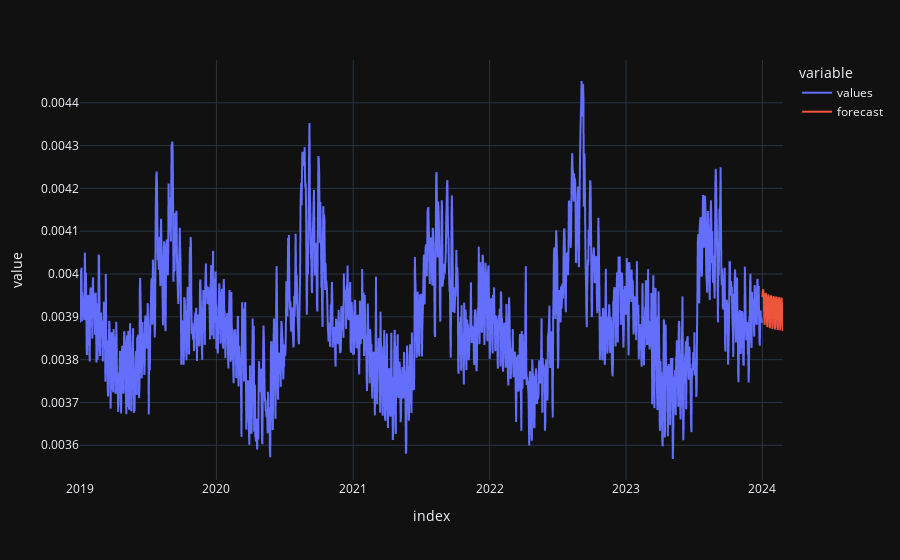

The notebook cell this image was saved under:
### Code cell
df_forecast[['values', 'forecast']].plot()

### Figure 1 — Plotly figure (JSON) as saved in the notebook; plotly's stock layout.template omitted (floating-point values rounded to 4 significant figures; data arrays with more than 128 entries replaced by an {"elided": "..."} marker saying what was removed)
{"data": [{"hovertemplate": "variable=values<br>index=%{x}<br>value=%{y}<extra></extra>", "legendgroup": "values", "line": {"color": "#636efa", "dash": "solid"}, "marker": {"symbol": "circle"}, "mode": "lines", "name": "values", "showlegend": true, "type": "scattergl", "x": {"elided": "1882 str values"}, "xaxis": "x", "y": {"elided": "1882 float values"}, "yaxis": "y"}, {"hovertemplate": "variable=forecast<br>index=%{x}<br>value=%{y}<extra></extra>", "legendgroup": "forecast", "line": {"color": "#EF553B", "dash": "solid"}, "marker": {"symbol": "circle"}, "mode": "lines", "name": "forecast", "showlegend": true, "type": "scattergl", "x": {"elided": "1882 str values"}, "xaxis": "x", "y": {"elided": "1882 float values"}, "yaxis": "y"}], "layout": {"legend": {"title": {"text": "variable"}, "tracegroupgap": 0}, "margin": {"t": 60}, "xaxis": {"anchor": "y", "domain": [0, 1], "title": {"text": "index"}}, "yaxis": {"anchor": "x", "domain": [0, 1], "title": {"text": "value"}}}}
